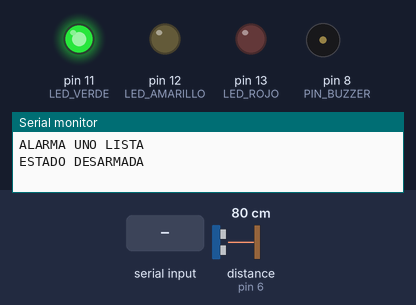
Simulated run of this sketch. Board: Arduino Uno, built with avr-gcc and run on an emulated ATmega328P. Parts: output pins drawn as LEDs (lit = HIGH), buzzer (waves = sounding, pin HIGH), the last lines printed to the serial monitor. Wiring (inferred from the names in the program): ultrasonic range finder: trigger pin 7; echo pin 6. The test bench sets the inputs (shaded band); at power-on: distance to the obstacle (sensor on pin 6) 80 cm. The echo pulse lasts 58.3 µs per cm; pins used as bus, display or sensor lines are not drawn.

Above: at 1.2 s.
1.3 s: "A\n" received over Serial
At 2.5 s:
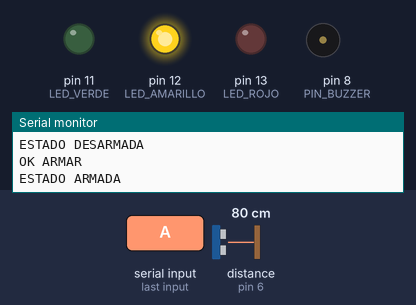
2.8 s: distance to the obstacle (sensor on pin 6) set to 23 cm
4.3 s: distance to the obstacle (sensor on pin 6) set to 18 cm
At 4.54 s:
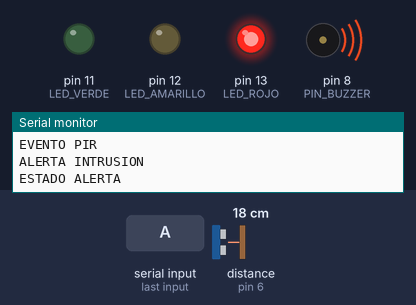
10.3 s: "D\n" received over Serial
At 11.0 s:
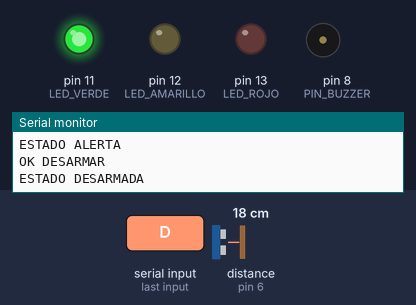
Timing chart, 0 to 13.3 s (numbered marks = the images above; inputs shaded):
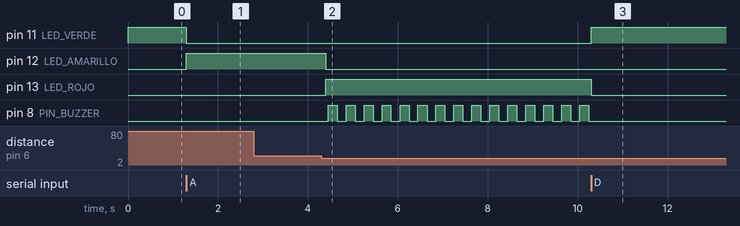

The sketch:

alarma_uno.ino
```cpp
/*
 * ============================================================
 * ALARMA ANTIRROBO — Arduino UNO + HC-05
 * ============================================================
 *
 * Sketch para Arduino IDE (Arduino Sketch).
 *
 * El PIR se reemplazó por un ultrasónico HC-SR04 (no había
 * factibilidad de conseguir el PIR). Sigue mandando EVENTO PIR
 * en el protocolo, para no romper el puente USB con la app.
 *
 * Cómo subirlo:
 *   1. Abrir esta carpeta: Archivo > Abrir > alarma_uno.ino
 *   2. Herramientas > Placa → Arduino Uno
 *   3. Herramientas → Puerto → el del UNO (COMx o /dev/ttyACM0)
 *   4. Monitor Serie a 9600 baud (NL y CR, o "Ambos NL y CR")
 *   5. Subir
 *
 * COMANDOS (un carácter, USB o Bluetooth):
 *   A  -> Armar
 *   D  -> Desarmar
 *   E  -> Consultar estado
 *
 * RESPUESTAS:
 *   ALARMA UNO LISTA
 *   ESTADO DESARMADA | ESTADO ARMADA | ESTADO ALERTA
 *   OK ARMAR | OK DESARMAR
 *   EVENTO PIR
 *   ALERTA INTRUSION
 *   ERR YA_ARMADA | ERR YA_DESARMADA | ERR COMANDO
 *
 * ESTADOS:
 *   DESARMADA -> ARMADA   (comando A)
 *   ARMADA    -> ALERTA   (HC-SR04 a menos de 20 cm)
 *   ARMADA    -> DESARMADA (comando D)
 *   ALERTA    -> DESARMADA (comando D)
 *
 * ============================================================
 * CONEXIONES
 * ============================================================
 *
 * ARDUINO UNO           HC-05 BLUETOOTH
 * ─────────────         ──────────────
 * Pin 10 (RX)    ------> TX
 * Pin 9  (TX)    ------> RX
 * 5V             ------> VCC
 * GND            ------> GND
 *
 * ARDUINO UNO           LEDS (mismo esquema del semáforo)
 * ─────────────         ────
 * Pin 13         ------> LED ROJO     (alerta)
 * Pin 12         ------> LED AMARILLO (armada)
 * Pin 11         ------> LED VERDE    (desarmada)
 * GND            ------> Cátodo de los 3 LEDs (+ 220 ohm en cada ánodo)
 *
 * ARDUINO UNO           SENSOR Y BUZZER  (igual que Tinkercad)
 * ─────────────         ────────────────────────────────────
 * Pin 7 (TRIG)   ------> TRIG del HC-SR04
 * Pin 6 (ECHO)   ------> ECHO del HC-SR04
 * 5V             ------> VCC del HC-SR04
 * GND            ------> GND del HC-SR04
 * Pin 8          ------> Buzzer / piezo (+)
 * GND            ------> Buzzer (-)
 *
 * No hay reed switch ni sensor de puerta en esta maqueta.
 * Ultrasónico: objeto a menos de 20 cm = intrusión (reemplazo del PIR).
 *
 * ============================================================
 */

#include <SoftwareSerial.h>


// ============================================================
// PINES
// ============================================================

const int LED_ROJO     = 13;  // alerta
const int LED_AMARILLO = 12;  // armada
const int LED_VERDE    = 11;  // desarmada
const int PIN_TRIG     = 7;   // HC-SR04: dispara el pulso (reemplaza al PIR)
const int PIN_ECHO     = 6;   // HC-SR04: recibe el eco
const int PIN_BUZZER   = 8;   // pitido de alerta

SoftwareSerial bluetooth(10, 9);  // (RX, TX) cruzado con el HC-05

const int DISTANCIA_ALERTA_CM = 20;               // umbral de “objeto cerca”
const unsigned long INTERVALO_MEDICION_MS = 200;  // no medir en cada loop
const unsigned long PERIODO_BEEP_MS = 200;


// ============================================================
// ESTADOS
// ============================================================

enum EstadoAlarma {
  DESARMADA,  // LED verde; sensores no disparan alerta
  ARMADA,     // LED amarillo; HC-SR04 < 20 cm pasa a ALERTA
  ALERTA      // LED rojo + buzzer; solo se sale con D
};

EstadoAlarma estado = DESARMADA;


// ============================================================
// SENSORES Y TEMPORIZADORES
// ============================================================

bool objetoCercanoAnterior = false;  // true si el HC-SR04 ya veía < 20 cm
unsigned long ultimaMedicion = 0;
unsigned long ultimoBeep = 0;
bool buzzerEncendido = false;


// ============================================================
// PROTOTIPOS
// ============================================================

void enviar(const char* mensaje);
void actualizarLeds();
void silenciarBuzzer();
void parpadearBuzzer();
void procesarComando(char caracter);
void armar();
void desarmar();
void consultarEstado();
void enviarEstado();
void revisarSensores();
void activarAlerta(const char* evento);
long medirDistanciaCm();


// ============================================================
// setup()
// UNA vez al encender o resetear: pines, Serial y LED verde.
// ============================================================

void setup() {
  pinMode(LED_ROJO, OUTPUT);
  pinMode(LED_AMARILLO, OUTPUT);
  pinMode(LED_VERDE, OUTPUT);
  pinMode(PIN_BUZZER, OUTPUT);
  pinMode(PIN_TRIG, OUTPUT);
  pinMode(PIN_ECHO, INPUT);

  digitalWrite(LED_ROJO, LOW);
  digitalWrite(LED_AMARILLO, LOW);
  digitalWrite(LED_VERDE, LOW);
  digitalWrite(PIN_TRIG, LOW);
  silenciarBuzzer();

  Serial.begin(9600);
  bluetooth.begin(9600);

  actualizarLeds();
  enviar("ALARMA UNO LISTA");
  enviarEstado();
}


// ============================================================
// loop()
// 1) USB  2) Bluetooth  3) sensores  4) buzzer si hay alerta.
// ============================================================

void loop() {
  if (Serial.available()) {
    char comando = Serial.read();
    if (comando != '\r' && comando != '\n' && comando != ' ') {
      procesarComando(comando);
    }
  }

  if (bluetooth.available()) {
    char comando = bluetooth.read();
    if (comando != '\r' && comando != '\n' && comando != ' ') {
      procesarComando(comando);
    }
  }

  revisarSensores();

  if (estado == ALERTA) {
    parpadearBuzzer();
  }
}


void enviar(const char* mensaje) {
  Serial.println(mensaje);
  bluetooth.println(mensaje);
}

void enviarEstado() {
  switch (estado) {
    case DESARMADA:
      enviar("ESTADO DESARMADA");
      break;
    case ARMADA:
      enviar("ESTADO ARMADA");
      break;
    case ALERTA:
      enviar("ESTADO ALERTA");
      break;
  }
}

void procesarComando(char caracter) {
  caracter = toupper(caracter);

  switch (caracter) {
    case 'A':
      armar();
      break;
    case 'D':
      desarmar();
      break;
    case 'E':
      consultarEstado();
      break;
    default:
      enviar("ERR COMANDO");
      break;
  }
}

void armar() {
  if (estado != DESARMADA) {
    enviar("ERR YA_ARMADA");
    return;
  }

  estado = ARMADA;
  silenciarBuzzer();
  actualizarLeds();
  enviar("OK ARMAR");
  enviarEstado();
}

void desarmar() {
  if (estado == DESARMADA) {
    enviar("ERR YA_DESARMADA");
    return;
  }

  estado = DESARMADA;
  silenciarBuzzer();
  actualizarLeds();
  enviar("OK DESARMAR");
  enviarEstado();
}

void consultarEstado() {
  enviarEstado();
}


// ============================================================
// medirDistanciaCm()
// Pulso en TRIG; ECHO permanece HIGH el tiempo de ida y vuelta.
// Distancia ≈ microsegundos / 58. Sin eco → -1.
// ============================================================

long medirDistanciaCm() {
  digitalWrite(PIN_TRIG, LOW);
  delayMicroseconds(20);
  digitalWrite(PIN_TRIG, HIGH);
  delayMicroseconds(20);
  digitalWrite(PIN_TRIG, LOW);

  unsigned long tiempo = pulseIn(PIN_ECHO, HIGH, 25000UL);
  if (tiempo == 0) {
    return -1;
  }

  return tiempo / 58;
}


// ============================================================
// revisarSensores()
// Cada 200 ms lee el HC-SR04 (único sensor de esta maqueta).
// Flanco = acaba de pasar a menos de 20 cm.
// Solo alerta si está ARMADA. EVENTO PIR = sustituto del PIR.
// ============================================================

void revisarSensores() {
  unsigned long ahora = millis();
  if (ahora - ultimaMedicion < INTERVALO_MEDICION_MS) {
    return;
  }
  ultimaMedicion = ahora;

  long distancia = medirDistanciaCm();
  bool objetoCercano = (distancia > 0 && distancia < DISTANCIA_ALERTA_CM);
  bool flancoUltrasonico = objetoCercano && !objetoCercanoAnterior;
  objetoCercanoAnterior = objetoCercano;

  if (estado == ARMADA && flancoUltrasonico) {
    activarAlerta("EVENTO PIR");
  }
}

void activarAlerta(const char* evento) {
  estado = ALERTA;
  actualizarLeds();
  enviar(evento);
  enviar("ALERTA INTRUSION");
  enviarEstado();
}

void actualizarLeds() {
  digitalWrite(LED_VERDE, estado == DESARMADA ? HIGH : LOW);
  digitalWrite(LED_AMARILLO, estado == ARMADA ? HIGH : LOW);
  digitalWrite(LED_ROJO, estado == ALERTA ? HIGH : LOW);
}

void silenciarBuzzer() {
  buzzerEncendido = false;
  digitalWrite(PIN_BUZZER, LOW);
}

void parpadearBuzzer() {
  unsigned long ahora = millis();
  if (ahora - ultimoBeep < PERIODO_BEEP_MS) {
    return;
  }

  ultimoBeep = ahora;
  buzzerEncendido = !buzzerEncendido;
  digitalWrite(PIN_BUZZER, buzzerEncendido ? HIGH : LOW);
}
```

Measured:
- the behaviour switches between 21 and 20 cm on distance to the obstacle (sensor on pin 6) (found by bisection; images 1 and 2)
- after the input at 1.3 s, pin 11 (LED_VERDE): HIGH → LOW at once; pin 12 (LED_AMARILLO): LOW → HIGH at once
- after the input at 2.8 s, every drawn part: stays the same
- after the input at 4.3 s, pin 12 (LED_AMARILLO): HIGH → LOW after 0.10 s; pin 13 (LED_ROJO): LOW → HIGH after 0.10 s; pin 8 (PIN_BUZZER): alternates HIGH for 0.20 s and LOW for 0.20 s, starting after 0.15 s
- after the input at 10.3 s, pin 11 (LED_VERDE): LOW → HIGH at once; pin 13 (LED_ROJO): HIGH → LOW at once; pin 8 (PIN_BUZZER): stops changing and stays LOW
